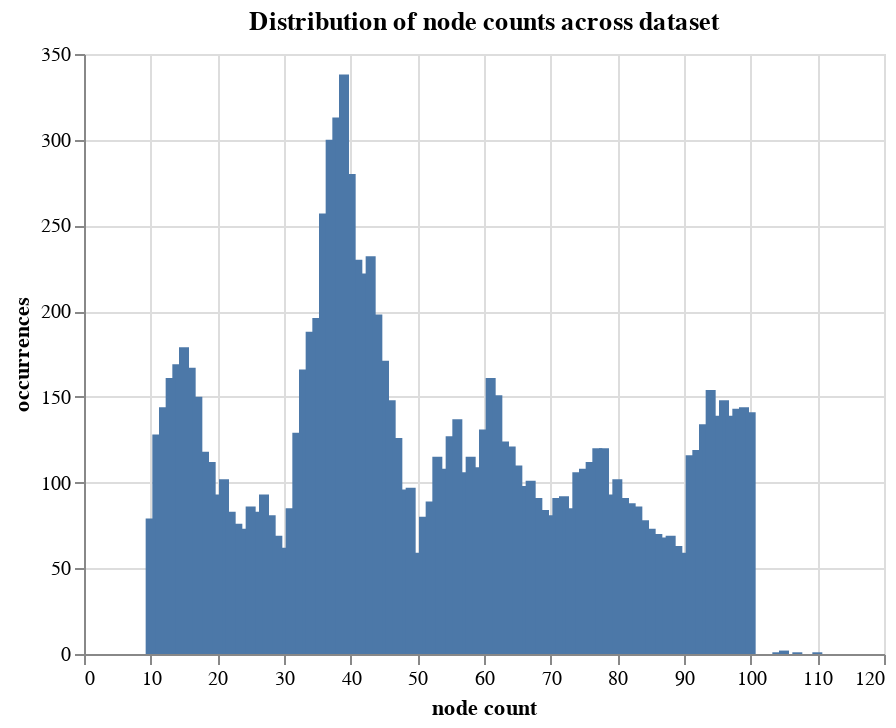

Notebook cell for this chart:
### Code cell
numnodedict = {}
for g in arrstats:
    if g['nodes'] not in numnodedict:
        numnodedict[g['nodes']] = 1
    else: numnodedict[g['nodes']] += 1

source = pd.DataFrame({
    'node count': list(numnodedict.keys()),
    'occurrences': list(numnodedict.values())
})

alt.Chart(source, title="Distribution of node counts across graphs in Rome-Lib").mark_bar().encode(
    x='node count',
    y='occurrences'
)

### Figure 1 — Vega-Lite specification as saved in the notebook (floating-point values rounded to 4 significant figures)
{"config": {"view": {"continuousWidth": 400, "continuousHeight": 300}}, "data": {"name": "data-47bfadda9988c7030cb42990b4989053"}, "mark": "bar", "encoding": {"x": {"field": "node count", "type": "quantitative"}, "y": {"field": "occurrences", "type": "quantitative"}}, "title": "Distribution of node counts across dataset", "$schema": "https://vega.github.io/schema/vega-lite/v4.17.0.json", "datasets": {"data-47bfadda9988c7030cb42990b4989053": [{"node count": 57, "occurrences": 106}, {"node count": 14, "occurrences": 169}, {"node count": 45, "occurrences": 171}, {"node count": 33, "occurrences": 166}, {"node count": 41, "occurrences": 230}, {"node count": 96, "occurrences": 148}, {"node count": 46, "occurrences": 148}, {"node count": 64, "occurrences": 121}, {"node count": 19, "occurrences": 112}, {"node count": 42, "occurrences": 222}, {"node count": 58, "occurrences": 115}, {"node count": 95, "occurrences": 139}, {"node count": 51, "occurrences": 80}, {"node count": 82, "occurrences": 88}, {"node count": 79, "occurrences": 93}, {"node count": 78, "occurrences": 120}, {"node count": 72, "occurrences": 92}, {"node count": 48, "occurrences": 96}, {"node count": 11, "occurrences": 128}, {"node count": 53, "occurrences": 115}, {"node count": 38, "occurrences": 313}, {"node count": 35, "occurrences": 196}, {"node count": 36, "occurrences": 257}, {"node count": 40, "occurrences": 280}, {"node count": 77, "occurrences": 120}, {"node count": 21, "occurrences": 102}, {"node count": 61, "occurrences": 161}, {"node count": 88, "occurrences": 69}, {"node count": 66, "occurrences": 98}, {"node count": 87, "occurrences": 68}, {"node count": 43, "occurrences": 232}, {"node count": 59, "occurrences": 109}, {"node count": 98, "occurrences": 143}, {"node count": 34, "occurrences": 188}, {"node count": 13, "occurrences": 161}, {"node count": 54, "occurrences": 108}, {"node count": 37, "occurrences": 300}, {"node count": 80, "occurrences": 102}, {"node count": 44, "occurrences": 198}, {"node count": 16, "occurrences": 167}, {"node count": 83, "occurrences": 86}, {"node count": 93, "occurrences": 134}, {"node count": 32, "occurrences": 129}, {"node count": 23, "occurrences": 76}, {"node count": 55, "occurrences": 127}, {"node count": 52, "occurrences": 89}, {"node count": 56, "occurrences": 137}, {"node count": 94, "occurrences": 154}, {"node count": 39, "occurrences": 338}, {"node count": 62, "occurrences": 151}, {"node count": 97, "occurrences": 139}, {"node count": 81, "occurrences": 91}, {"node count": 99, "occurrences": 144}, {"node count": 20, "occurrences": 93}, {"node count": 68, "occurrences": 91}, {"node count": 71, "occurrences": 91}, {"node count": 30, "occurrences": 62}, {"node count": 28, "occurrences": 81}, {"node count": 84, "occurrences": 78}, {"node count": 86, "occurrences": 70}, {"node count": 74, "occurrences": 106}, {"node count": 100, "occurrences": 141}, {"node count": 18, "occurrences": 118}, {"node count": 15, "occurrences": 179}, {"node count": 10, "occurrences": 79}, {"node count": 12, "occurrences": 144}, {"node count": 60, "occurrences": 131}, {"node count": 27, "occurrences": 93}, {"node count": 76, "occurrences": 112}, {"node count": 63, "occurrences": 124}, {"node count": 49, "occurrences": 97}, {"node count": 26, "occurrences": 83}, {"node count": 75, "occurrences": 108}, {"node count": 47, "occurrences": 126}, {"node count": 65, "occurrences": 110}, {"node count": 24, "occurrences": 73}, {"node count": 31, "occurrences": 85}, {"node count": 17, "occurrences": 150}, {"node count": 70, "occurrences": 81}, {"node count": 73, "occurrences": 85}, {"node count": 92, "occurrences": 119}, {"node count": 22, "occurrences": 83}, {"node count": 25, "occurrences": 86}, {"node count": 85, "occurrences": 73}, {"node count": 29, "occurrences": 69}, {"node count": 90, "occurrences": 59}, {"node count": 50, "occurrences": 59}, {"node count": 89, "occurrences": 63}, {"node count": 67, "occurrences": 101}, {"node count": 69, "occurrences": 84}, {"node count": 91, "occurrences": 116}, {"node count": 104, "occurrences": 1}, {"node count": 107, "occurrences": 1}, {"node count": 105, "occurrences": 2}, {"node count": 110, "occurrences": 1}]}}
